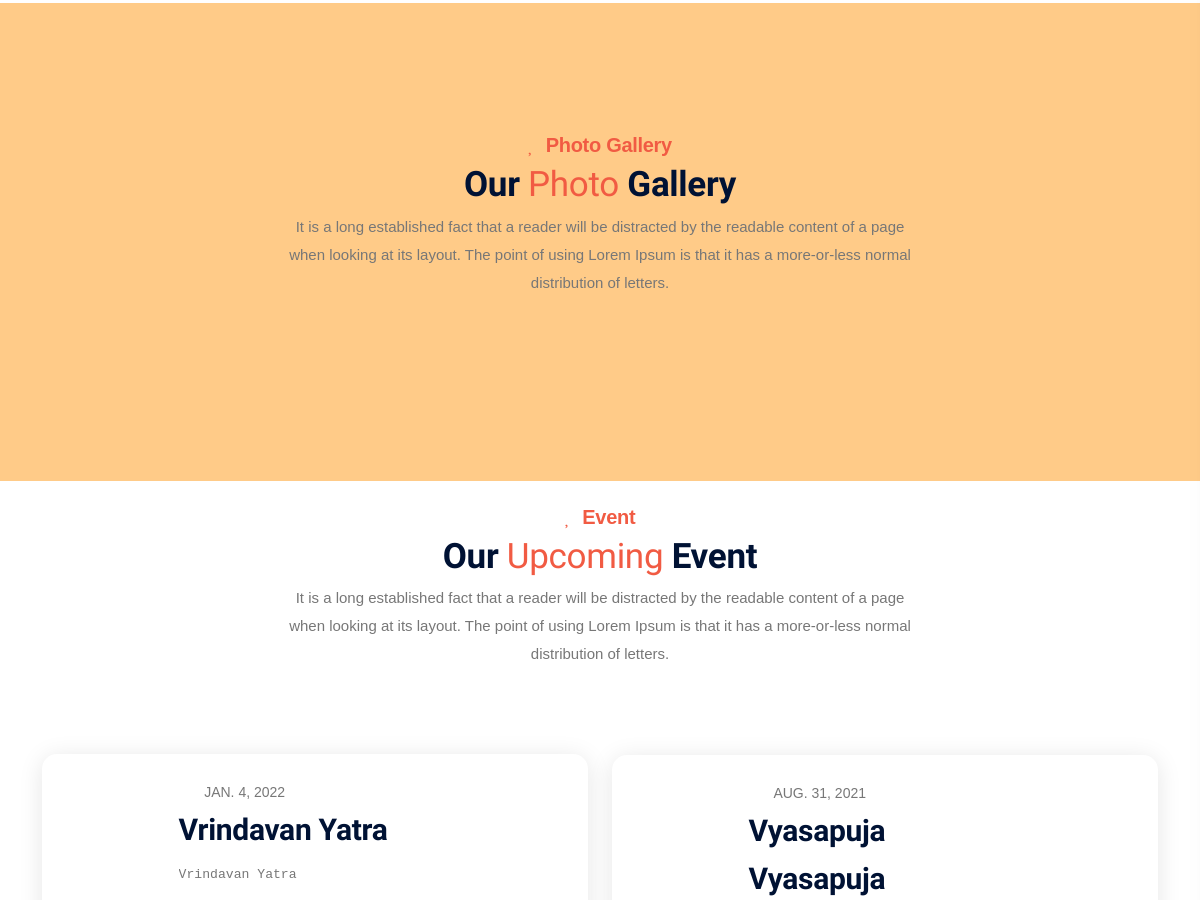
/ (middle part), run on an earlier commit of the app's database.
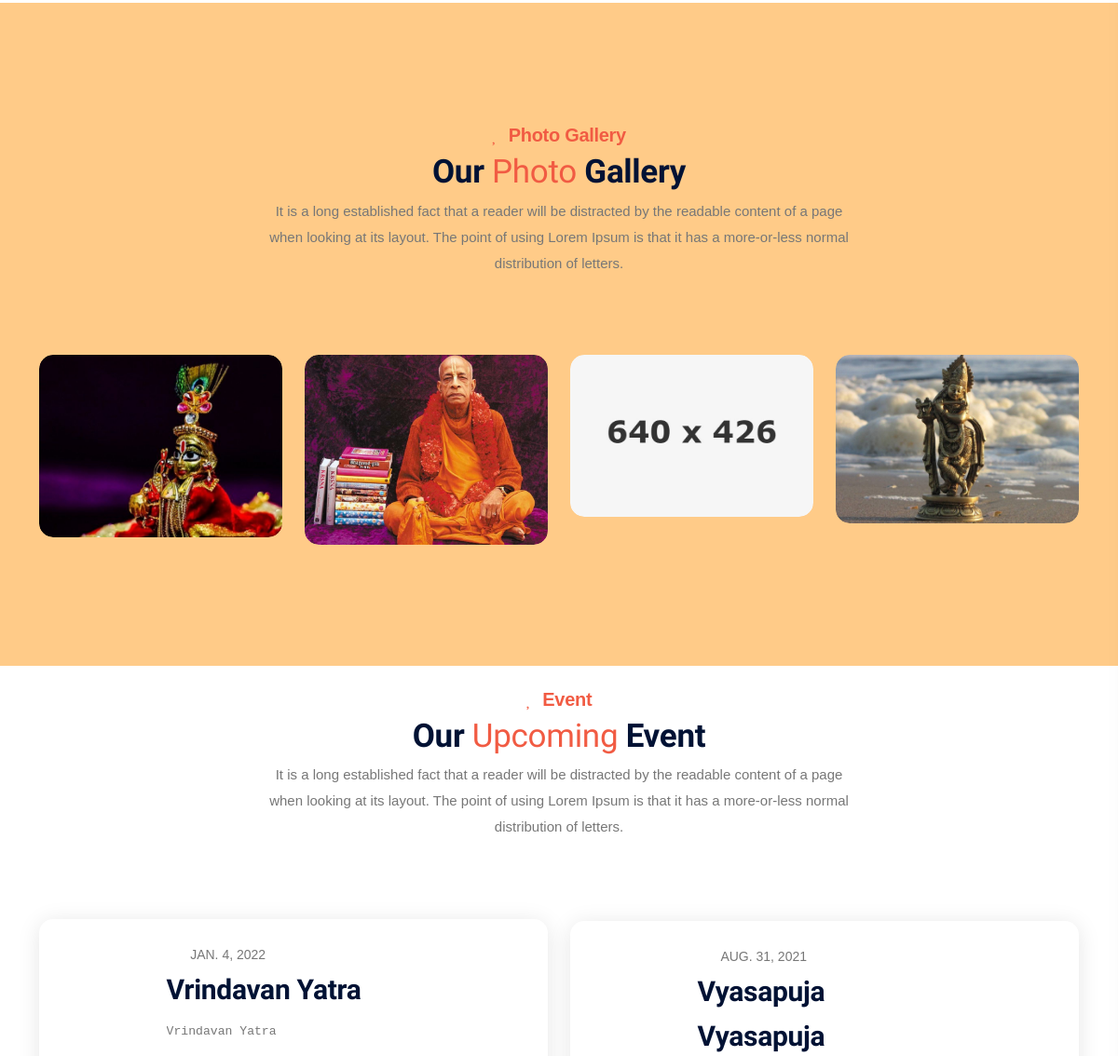
And on a later commit of the database.
### festivals/models.py (models this page shows)
class Festivals(models.Model):
    id = models.AutoField(primary_key=True, auto_created=True)
    title = models.CharField(max_length=500, blank=True, null=True)
    content = HTMLField(default="<p>Add content</p>")
    timestamp = models.DateTimeField(_("Timestamp"), auto_now=True)
    event_image = models.ImageField(upload_to='events/')
    event_date = models.DateField(null=True,blank=True)
    class Meta:
        verbose_name_plural = "Festivals"

### Gallery/models.py (models this page shows, shortened)
class Gallery(models.Model):
    id = models.AutoField(primary_key=True, auto_created=True)
    name = models.CharField(max_length=50)
    gallery_image = models.ImageField(upload_to='gallery/')
    def admin_photo(self):
        return mark_safe('<img src="{}" width="100" />'.format(self.gallery_image.url))
    admin_photo.short_description = 'Image'
    admin_photo.allow_tags = True
    class Meta:
        verbose_name_plural = "Gallery"

### Home/views.py (the view)
# urls.py: path('', index, name='index'),
def index(request):
    slider = Slides.objects.all().values()
    about = AboutUs.objects.all().values()
    fest = Festivals.objects.all().values()
    gallery = Gallery.objects.all().values()
    context = dict()
    context['slider'] = slider
    context['about'] = about
    context['fest'] = fest
    context['gallery'] = gallery
    return render(request,'index.html',context)

### templates/index.html (shortened to what this page needs)
{% include 'base.html' %}
{% block content %}
    <main>
        <section class="gallery-area grey-bg2 pt-130 pb-100">
            <div class="container">
                <div class="row">
                    <div class="col-md-7 mx-auto">
                        <div class="section-title text-center mb-85 pl-50 pr-50 wow fadeInUp2 animated"
                             data-wow-delay='.1s'>
                            <h6><span><i class="far fa-heart"></i></span> Photo Gallery</h6>
                            <h2>Our <span>Photo</span> Gallery</h2>
                            <p>It is a long established fact that a reader will be distracted by the readable content of
                                a page when looking at its layout. The point of using Lorem Ipsum is that it has a
                                more-or-less normal distribution of letters.</p>
                        </div>
                    </div>
                </div>
                <div class="row">
                    <div class="col-xl-12 col-lg-12 col-md-12">
                        <div class="row">
                            {% for j in gallery %}
                            <div class="col-xl-3 col-lg-3 col-md-3">
                                <div class="gallery pos-rel text-center wow fadeInUp2 animated" data-wow-delay='.3s'>
                                    <div class="gallery__thumb pos-rel mb-30">
                                        <img src="/media/{{j.gallery_image}}" alt="">
                                    </div>
                                </div>
                            </div>
                            {% endfor %}
                        </div>
                    </div>
                </div>
            </div>
        </section>
        <section class="events-area events-style-1 pb-100 mt-4" >
            <div class="container">
                <div class="row">
                    <div class="col-md-7 mx-auto">
                        <div class="section-title text-center mb-85 pl-50 pr-50 wow fadeInUp2 animated"
                             data-wow-delay='.1s'>
                            <h6><span><i class="far fa-heart"></i></span> Event</h6>
                            <h2>Our <span>Upcoming</span> Event</h2>
                            <p>It is a long established fact that a reader will be distracted by the readable content of
                                a page when looking at its layout. The point of using Lorem Ipsum is that it has a
                                more-or-less normal distribution of letters.</p>
                        </div>
                    </div>
                </div>
                <div class="row align-items-center">
                    {% for fe in fest %}
                    <div class="col-lg-6 col-12">
                        <div class="events-wrapper mb-30">
                            <div class="events pos-rel wow fadeInUp2 animated" data-wow-delay='.3s'>
                                <ul class="events__list__one align-items-center justify-content-between pl-50 pr-50">
                                    <li>
                                        <div class="events__content">
                                            <span><i class="far fa-calendar-alt"></i> {{ fe.event_date }}</span>
                                            <h3 class="mb-15"><a href="events-details.html">{{ fe.title }}</a>
                                            </h3>
                                            <p>{{ fe.content | safe}}</p>
                                        </div>
                                    </li>
                                </ul>
                            </div>
                        </div>
                    </div>
                    {% endfor %}
                </div>
            </div>
        </section>
    </main>
{% endblock content %}
</body>

### templates/base.html (shortened to what this page needs)
{% include 'head.html' %}
<body>

### templates/head.html (shortened to what this page needs)
<!doctype html>
<html lang="en">
<head>
    <link rel="stylesheet" href="/static/assets/css/bootstrap.min.css">
    <link rel="stylesheet" href="/static/assets/css/owl.carousel.min.css">
    <link rel="stylesheet" href="/static/assets/css/animate.css">
    <link rel="stylesheet" href="/static/assets/css/magnific-popup.css">
    <link rel="stylesheet" href="/static/assets/css/all.font-awesome.min.css">
    <link rel="stylesheet" href="/static/assets/css/flaticon.css">
    <link rel="stylesheet" href="/static/assets/css/themify-icons.css">
    <link rel="stylesheet" href="/static/assets/css/metisMenu.css">
    <link rel="stylesheet" href="/static/assets/css/nice-select.css">
    <link rel="stylesheet" href="/static/assets/css/slick.css">
    <link rel="stylesheet" href="/static/assets/css/style.css">
</head>

What changed in the data, as far as the page shows it:
added Gallery: gallery_image (picture)
added Gallery: gallery_image (picture)
added Gallery: gallery_image (picture)
added Gallery: gallery_image (picture)
